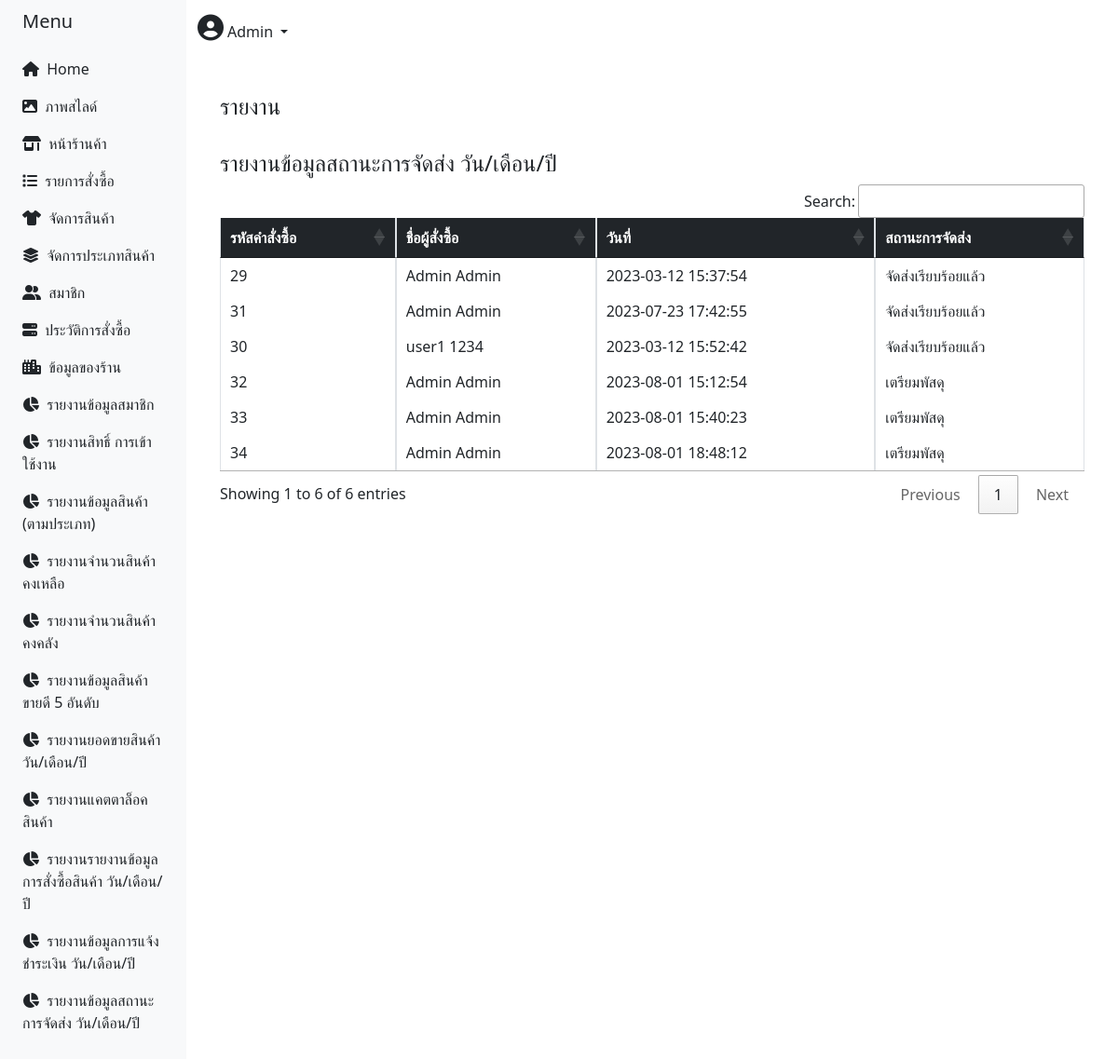
The page /admin/index_admin.php?p=report_ship (signed in) on the database its author committed.
### tables this page shows
CREATE TABLE `purchase` (
  `purchaseid` int(11) NOT NULL,
  `q_id` varchar(10) NOT NULL,
  `ID` varchar(50) NOT NULL,
  `date_purchase` datetime NOT NULL,
  `stu` int(1) NOT NULL,
  `name_booking` varchar(100) NOT NULL,
  `tel_booking` varchar(10) NOT NULL,
  `add_booking` varchar(300) NOT NULL,
  `email` varchar(255) NOT NULL,
  `transport` int(1) NOT NULL,
  `img` varchar(100) NOT NULL
);

### admin/report_ship.php (the view, shortened to what this page needs)
<?php
require_once("../config/server.php");
$sql = "SELECT * FROM `purchase` order by stu desc";
$result1 = mysqli_query($conn, $sql);
?>
<head>
    <link rel="stylesheet" type="text/css" href="https://cdn.datatables.net/1.11.3/css/jquery.dataTables.css">
</head>
<?php
if (empty($_SESSION["ID"]) || $_SESSION["Userlevel"] != 1) {
    echo "<script>
    alert('โปรดเข้าสู่ระบบ  ');
    window.location.replace('../login.php');
    </script>";
} else { ?>
    <div class="content-wrapper">
        <section class="content">
            <div class="container-fluid">
                <div class="row">
                    <h4 class="mr-4 mt-4">รายงาน </h4>
                </div>
                <div class="row">
                    <div class="col-12" style="overflow-x:auto">
                        <h4 class="mr-4 mt-4">รายงานข้อมูลสถานะการจัดส่ง วัน/เดือน/ปี</h4>
                        <table id="report3" class="table table-bordered table-hover" style="overflow-x:auto">
                            <thead class="bg-dark text-white">
                                <th>รหัสคำสั่งซื้อ</th>
                                <th>ชื่อผู้สั่งซื้อ</th>
                                <th>วันที่</th>
                                <th>สถานะการจัดส่ง</th>
                            </thead>
                            <tbody>
                                <?php
                                while ($row = mysqli_fetch_array($result1)) {
                                    echo "<tr>";
                                    echo "<td> {$row['purchaseid']} </td>";
                                    echo "<td> {$row['name_booking']} </td>";
                                    echo "<td> {$row['date_purchase']} </td>";
                                    if ($row['stu'] < 2) {
                                        echo "<td>เตรียมพัสดุ</td>";
                                    }else if ($row['stu'] <= 3) {
                                        echo "<td>กำลังจัดส่ง</td>";
                                    } else if ($row['stu'] > 3){
                                        echo "<td>จัดส่งเรียบร้อยแล้ว</td>";
                                    }
                                    echo "</tr>";
                                }
                                ?>
                            </tbody>
                        </table>
                    </div>
                </div>
            </div>
        </section>
    </div>
<?php } ?>

### admin/index_admin.php (style rules this page uses)
body { min-height: 100vh; overflow-x: hidden; font-family: 'Noto Sans Thai', sans-serif; }

### admin/nav_menu.php (style rules this page uses)
body { min-height: 100vh; overflow-x: hidden; font-family: 'Noto Sans Thai', sans-serif; }

### rows shown on the page
purchase: purchaseid "29", name_booking "Admin Admin", date_purchase "2023-03-12 15:37:54", stu "จัดส่งเรียบร้อยแล้ว"
purchase: purchaseid "31", name_booking "Admin Admin", date_purchase "2023-07-23 17:42:55", stu "จัดส่งเรียบร้อยแล้ว"
purchase: purchaseid "30", name_booking "user1 1234", date_purchase "2023-03-12 15:52:42", stu "จัดส่งเรียบร้อยแล้ว"
purchase: purchaseid "32", name_booking "Admin Admin", date_purchase "2023-08-01 15:12:54", stu "เตรียมพัสดุ"
purchase: purchaseid "33", name_booking "Admin Admin", date_purchase "2023-08-01 15:40:23", stu "เตรียมพัสดุ"
purchase: purchaseid "34", name_booking "Admin Admin", date_purchase "2023-08-01 18:48:12", stu "เตรียมพัสดุ"

### other values the page prints
$_SESSION['Username'] "Admin"
